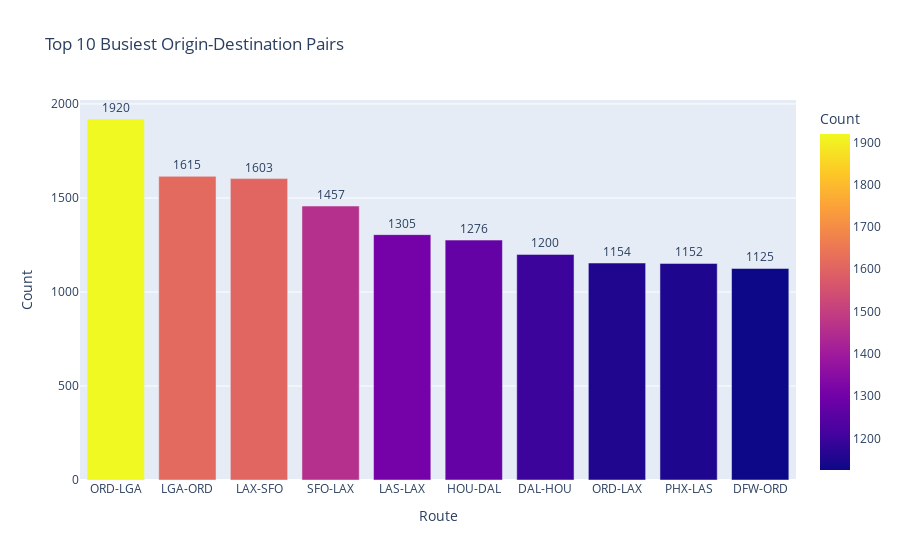

This figure's notebook cell:
### Code cell
import pandas as pd
import plotly.express as px

# Load dataset
df = pd.read_csv("D:\infosys_project\Flight_delay.csv")

# Create route column if not exists
if 'Route' not in df.columns:
    df['Route'] = df['Origin'] + "-" + df['Dest']

# Top 10 busiest routes
top_routes = df['Route'].value_counts().head(10).reset_index()
top_routes.columns = ['Route', 'Count']

# Plotly bar chart
fig = px.bar(
    top_routes,
    x='Route',
    y='Count',
    text='Count',
    title='Top 10 Busiest Origin-Destination Pairs',
    color='Count',
    color_continuous_scale='Plasma'
)
fig.update_traces(textposition='outside')
fig.show()

### Figure 1 — Plotly figure (JSON) as saved in the notebook; plotly's stock layout.template omitted (floating-point values rounded to 4 significant figures)
{"data": [{"hovertemplate": "Route=%{x}<br>Count=%{marker.color}<extra></extra>", "legendgroup": "", "marker": {"color": [1920, 1615, 1603, 1457, 1305, 1276, 1200, 1154, 1152, 1125], "coloraxis": "coloraxis", "pattern": {"shape": ""}}, "name": "", "orientation": "v", "showlegend": false, "text": [1920.0, 1615.0, 1603.0, 1457.0, 1305.0, 1276.0, 1200.0, 1154.0, 1152.0, 1125.0], "textposition": "outside", "type": "bar", "x": ["ORD-LGA", "LGA-ORD", "LAX-SFO", "SFO-LAX", "LAS-LAX", "HOU-DAL", "DAL-HOU", "ORD-LAX", "PHX-LAS", "DFW-ORD"], "xaxis": "x", "y": [1920, 1615, 1603, 1457, 1305, 1276, 1200, 1154, 1152, 1125], "yaxis": "y"}], "layout": {"barmode": "relative", "coloraxis": {"colorbar": {"title": {"text": "Count"}}, "colorscale": [[0, "#0d0887"], [0.1111, "#46039f"], [0.2222, "#7201a8"], [0.3333, "#9c179e"], [0.4444, "#bd3786"], [0.5556, "#d8576b"], [0.6667, "#ed7953"], [0.7778, "#fb9f3a"], [0.8889, "#fdca26"], [1, "#f0f921"]]}, "legend": {"tracegroupgap": 0}, "title": {"text": "Top 10 Busiest Origin-Destination Pairs"}, "xaxis": {"anchor": "y", "domain": [0, 1], "title": {"text": "Route"}}, "yaxis": {"anchor": "x", "domain": [0, 1], "title": {"text": "Count"}}}}
